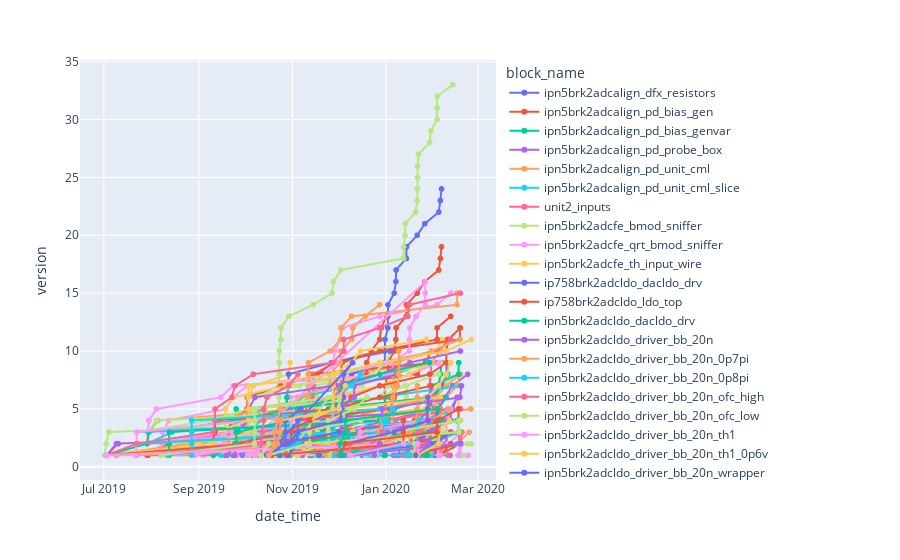

The code cell stored with this chart in its notebook:
### Code cell
px.scatter(df.query(f'file_type=="{file_type}"'), x='date_time', y='version', color='block_name', hover_name='user_and_comment').update_traces(mode='lines+markers')
